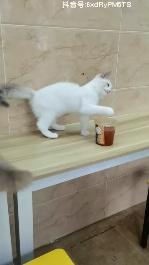
#> input picture imgs/douyu-frame-example_0da1dc04.png, 149 x 265 px, given in place of u-frame-example_0da1dc04.pngdouyu-frame-example_0da1dc04.png, which was not available
$ python -i crop.py   (imports and definitions only)
#> lines starting #> are read from the running program, lines starting #| are printed output that depends on the picture; pictures that were not available may be replaced by others from this repository, and a replacement may not be noted
#> in crop_list, img is the input picture: shape (265, 149, 3); mean B, G, R 128.4, 145.1, 149.9
import cv2
import os
import numpy as np
from tqdm import tqdm
file_path = ["./data/test_set_random/","./data/train_set_random/"]
def crop(img):
    # According to our prior knowledge, the tictok id is in either top or bottom part in a image.
    if img.shape[1] > img.shape[0]: # if the image.rows > image.cols
        crop10 = img[:int(img.shape[0]/5),:int(img.shape[1]/5*2)] # The tictok id is not in the middle part.
        crop11 = img[:int(img.shape[0]/5),int(img.shape[1]/5*3):]
        crop1 = np.concatenate((crop10,crop11),axis=1)
        crop20 = img[int(img.shape[0]/5*4):,:int(img.shape[1]/5*2)]
        crop21 = img[int(img.shape[0]/5*4):,int(img.shape[1]/5*3):]
        crop2 = np.concatenate((crop20,crop21),axis=1)
    else:
        crop1 = img[:int(img.shape[0]/10),:]
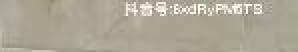
#> crop1: shape (26, 149, 3) (shown 2 times larger); mean B, G, R 150.1, 167.7, 173.6
        crop2 = img[int(img.shape[0]/10*9):int(img.shape[0]/10*10),:]
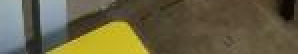
#> crop2: shape (27, 149, 3) (shown 2 times larger); mean B, G, R 66.4, 95.8, 103
    return np.concatenate((crop1,crop2))
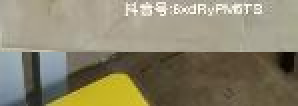
#> returned value: shape (53, 149, 3) (shown 2 times larger); mean of channels 0, 1, 2 107.5, 131.1, 137.6; drawn as B, G, R
def crop_list(file_path):
    files = os.listdir(file_path)
    for file in tqdm(files):
        img = cv2.imread(file_path+file)
        if "train" in file_path:
            img_low = cv2.resize(img,(int(img.shape[1]/1.7),int(img.shape[0]/1.7)))
            img_high = img
            img_low = crop(img_low)
            img_high = crop(img_high)
        # os.mkdir("/usr/yyx/data/test_crop_new/")
            if os.path.exists("./data/train_crop_low/")==False:
                os.mkdir("./data/train_crop_low/")
            if os.path.exists("./data/train_crop_high/")==False:
                os.mkdir("./data/train_crop_high/")
            cv2.imwrite("./data/train_crop_low/"+file,img_low)
            cv2.imwrite("./data/train_crop_high/"+file,img_high)
        else:
            img = crop(img)
            if os.path.exists("./data/test_crop/")==False:
                os.mkdir("./data/test_crop/")
            cv2.imwrite("./data/test_crop/"+file,img)
# [2 lines not run here, left out]

>>> result = crop_list('imgs/douyu-frame-example_0da1dc04.png')
